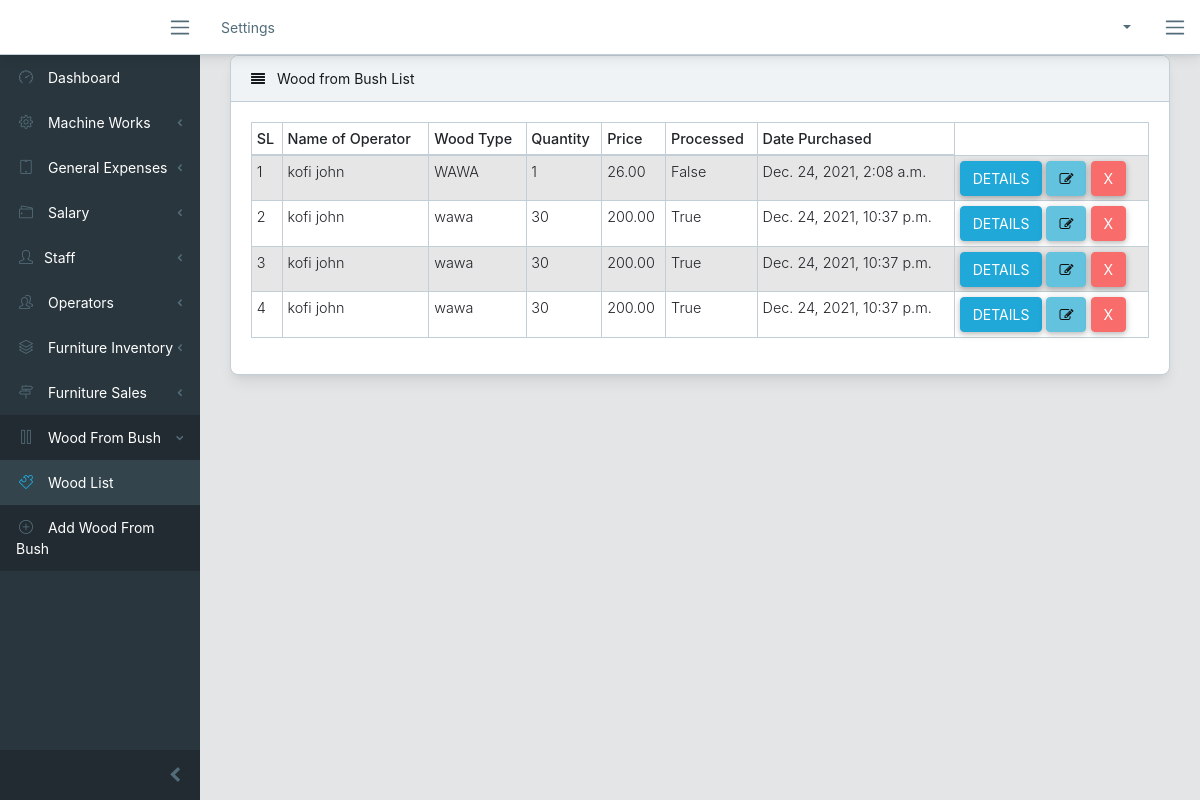
Screenshot of /woodfrombush/list/ (signed in) with the database file from the repository.
### services/models.py (models this page shows)
class WoodFromBush(models.Model):
    operator = models.ForeignKey(Operator, on_delete=models.CASCADE)
    woodtype = models.CharField(max_length=200)
    quantity = models.IntegerField()
    price = models.DecimalField(decimal_places=2, max_digits=9 )
    processed = models.BooleanField(default=False)
    date_purchased = models.DateTimeField(auto_now_add= True)

class Operator(models.Model):
    first_name = models.CharField(max_length=50)
    last_name = models.CharField(max_length=50)
    hometown = models.CharField(max_length=50)
    phone_number= models.CharField(max_length=10)
    date_created = models.DateTimeField(auto_now_add= True)
    class Meta:
        ordering = ("-first_name",)
    def __str__(self) -> str:
        return self.first_name + " " + self.last_name

### services/views.py (the view)
# urls.py: path('woodfrombush/list/', views.wood_from_bush_list, name="wood_from_bush_list"),
@login_required
def wood_from_bush_list(request):
    wood_from_bushs = WoodFromBush.objects.all()
    paginator = Paginator(wood_from_bushs, 20)
    page = request.GET.get('page')
    paged_wood_from_bush = paginator.get_page(page)
    context = {
        "woodfrombushs": paged_wood_from_bush
    }
    return render(request, "lists/wood_from_bush_list.html", context)

### templates/lists/wood_from_bush_list.html (shortened to what this page needs)
{% extends "base.html" %}
{% block content %}
<div class="row">
    <div class="col-lg-12">
        <div class="card">
            <div class="card-header">
                <i class="fa fa-align-justify"></i> Wood from Bush List</div>
            <div class="card-body">
                <table class="table table-responsive-sm table-bordered table-striped table-sm">
                    <thead>
                        <tr>
                            <th>SL</th>
                            <th>Name of Operator</th>
                            <th>Wood Type</th>
                            <th>Quantity</th>
                            <th>Price</th>
                            <th>Processed</th>
                            <th>Date Purchased</th>
                        </tr>
                    </thead>
                    <tbody>
                        {% for woodfrombush in woodfrombushs %}
                            <tr>
                                <td>{{ forloop.counter }}</td>
                                <td>{{ woodfrombush.operator }}</td>
                                <td>{{ woodfrombush.woodtype}}</td>
                                <td>{{ woodfrombush.quantity }}</td>
                                <td>{{ woodfrombush.price }}</td>
                                <td>{{ woodfrombush.processed }}</td>
                                <td>{{ woodfrombush.date_purchased }}</td>                                <td>
                                    <a href="">
                                        <button type="button" class="btn btn-primary">Details</button>
                                    </a>
                                    <a href="">
                                        <button type="button" class="btn btn-info"><i class="fa fa-edit"></i></button>
                                    </a>
                                    <a href="">
                                        <button type="button" class="btn btn-danger">X</button>
                                    </a>
                                </td>
                            </tr>
                        {% endfor %}
                    </tbody>
                </table>
            </div>
        </div>
    </div>
</div>
<div class="row">
    <div class="col-md-12">
    </div>
</div>
{% endblock %}

### static/css/main.css (style rules this page uses)
body { font-family: Varela Round; background: #f1f1f1; }
a { text-decoration: none; }

### rows the page displays
WoodFromBush: operator "kofi john", woodtype "WAWA", quantity "1", price "26.00", processed "False", date_purchased "Dec. 24, 2021, 2:08 a.m."
WoodFromBush: operator "kofi john", woodtype "wawa", quantity "30", price "200.00", processed "True", date_purchased "Dec. 24, 2021, 10:37 p.m."
WoodFromBush: operator "kofi john", woodtype "wawa", quantity "30", price "200.00", processed "True", date_purchased "Dec. 24, 2021, 10:37 p.m."
WoodFromBush: operator "kofi john", woodtype "wawa", quantity "30", price "200.00", processed "True", date_purchased "Dec. 24, 2021, 10:37 p.m."
